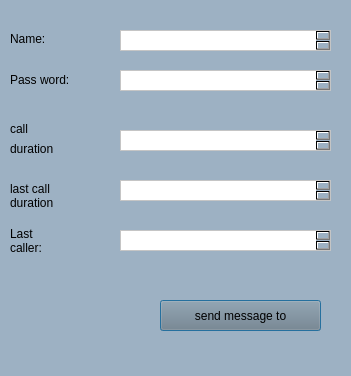
<?xml version="1.0" encoding="UTF-8"?>
<ui version="4.0">
 <class>Dialog</class>
 <widget class="QDialog" name="Dialog">
  <property name="geometry">
   <rect>
    <x>0</x>
    <y>0</y>
    <width>351</width>
    <height>376</height>
   </rect>
  </property>
  <property name="windowTitle">
   <string>Dialog</string>
  </property>
  <property name="styleSheet">
   <string notr="true">background-color: rgb(220, 225,255);
background-color: qlineargradient(spread:repeat, x1:0, y1:0, x2:1, y2:0, stop:1 rgba(157, 177, 195, 255));</string>
  </property>
  <widget class="QLabel" name="label">
   <property name="geometry">
    <rect>
     <x>10</x>
     <y>30</y>
     <width>62</width>
     <height>18</height>
    </rect>
   </property>
   <property name="text">
    <string>Name:</string>
   </property>
  </widget>
  <widget class="QTextBrowser" name="textBrowser">
   <property name="geometry">
    <rect>
     <x>120</x>
     <y>30</y>
     <width>211</width>
     <height>21</height>
    </rect>
   </property>
   <property name="styleSheet">
    <string notr="true">background-color: rgb(255, 255, 255);</string>
   </property>
  </widget>
  <widget class="QLabel" name="label_2">
   <property name="geometry">
    <rect>
     <x>10</x>
     <y>70</y>
     <width>71</width>
     <height>20</height>
    </rect>
   </property>
   <property name="text">
    <string>Pass word:</string>
   </property>
  </widget>
  <widget class="QLabel" name="label_3">
   <property name="geometry">
    <rect>
     <x>10</x>
     <y>120</y>
     <width>62</width>
     <height>18</height>
    </rect>
   </property>
   <property name="text">
    <string>call</string>
   </property>
  </widget>
  <widget class="QLabel" name="label_4">
   <property name="geometry">
    <rect>
     <x>10</x>
     <y>140</y>
     <width>62</width>
     <height>18</height>
    </rect>
   </property>
   <property name="text">
    <string>duration</string>
   </property>
  </widget>
  <widget class="QLabel" name="label_5">
   <property name="geometry">
    <rect>
     <x>10</x>
     <y>170</y>
     <width>62</width>
     <height>51</height>
    </rect>
   </property>
   <property name="text">
    <string>last call
duration</string>
   </property>
  </widget>
  <widget class="QLabel" name="label_6">
   <property name="geometry">
    <rect>
     <x>10</x>
     <y>220</y>
     <width>61</width>
     <height>41</height>
    </rect>
   </property>
   <property name="text">
    <string>Last 
caller:</string>
   </property>
  </widget>
  <widget class="QTextBrowser" name="textBrowser_2">
   <property name="geometry">
    <rect>
     <x>120</x>
     <y>70</y>
     <width>211</width>
     <height>21</height>
    </rect>
   </property>
   <property name="styleSheet">
    <string notr="true">background-color: rgb(255, 255, 255);</string>
   </property>
  </widget>
  <widget class="QTextBrowser" name="textBrowser_3">
   <property name="geometry">
    <rect>
     <x>120</x>
     <y>180</y>
     <width>211</width>
     <height>21</height>
    </rect>
   </property>
   <property name="styleSheet">
    <string notr="true">background-color: rgb(255, 255, 255);</string>
   </property>
  </widget>
  <widget class="QTextBrowser" name="textBrowser_4">
   <property name="geometry">
    <rect>
     <x>120</x>
     <y>130</y>
     <width>211</width>
     <height>21</height>
    </rect>
   </property>
   <property name="styleSheet">
    <string notr="true">background-color: rgb(255, 255, 255);</string>
   </property>
  </widget>
  <widget class="QTextBrowser" name="textBrowser_5">
   <property name="geometry">
    <rect>
     <x>120</x>
     <y>230</y>
     <width>211</width>
     <height>21</height>
    </rect>
   </property>
   <property name="styleSheet">
    <string notr="true">background-color: rgb(255, 255, 255);</string>
   </property>
  </widget>
  <widget class="QPushButton" name="pushButton">
   <property name="geometry">
    <rect>
     <x>160</x>
     <y>300</y>
     <width>161</width>
     <height>31</height>
    </rect>
   </property>
   <property name="styleSheet">
    <string notr="true">background-color: rgb(141, 141, 106);
background-color: rgb(117, 127, 135);</string>
   </property>
   <property name="text">
    <string>send message to</string>
   </property>
  </widget>
 </widget>
 <resources/>
 <connections/>
</ui>
